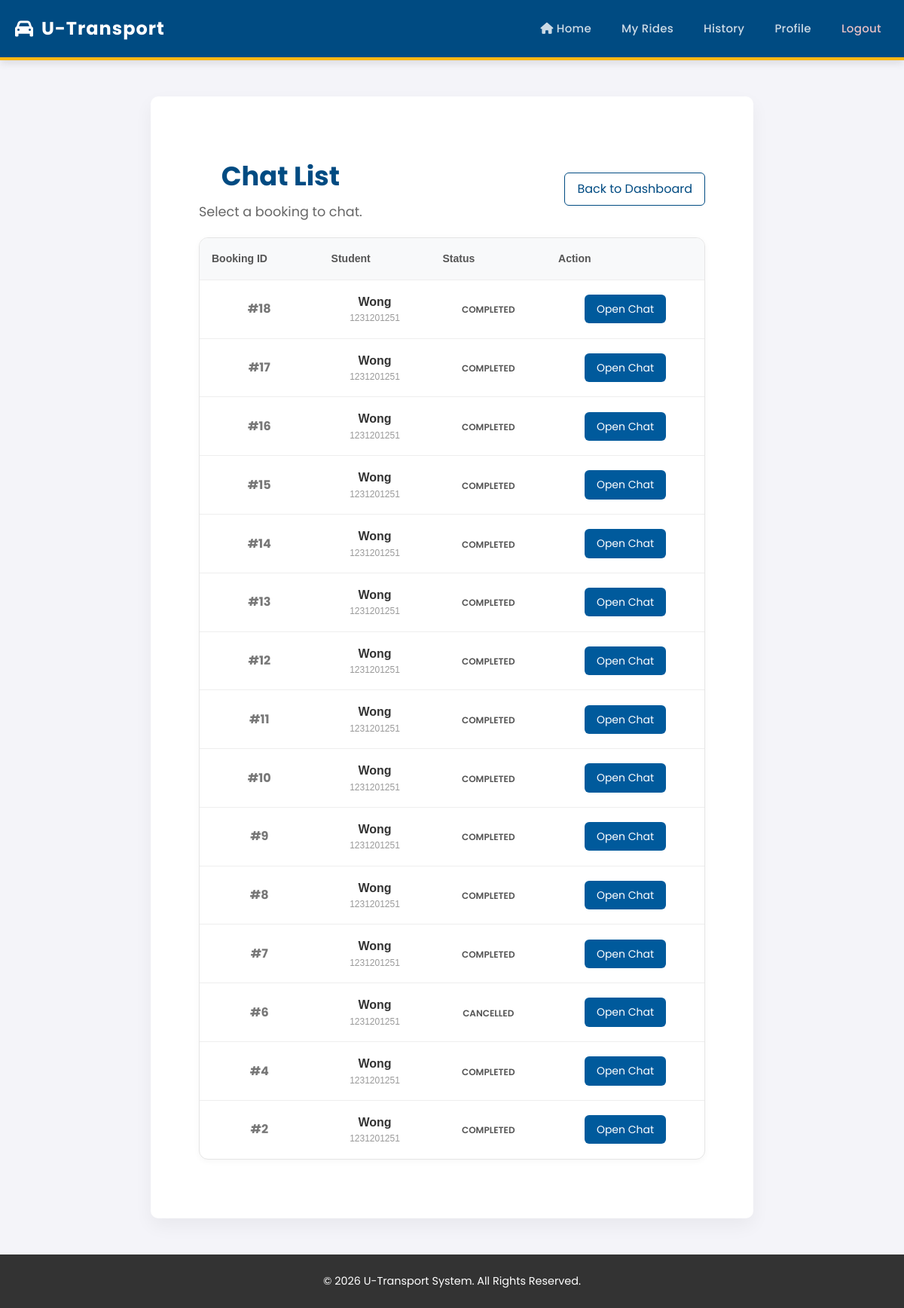
/driver_forum.php (signed in), run on the app's committed database.
### tables this page shows
CREATE TABLE `bookings` (
  `id` int(11) NOT NULL,
  `booking_ref` varchar(255) DEFAULT NULL,
  `student_id` varchar(50) NOT NULL,
  `driver_id` int(11) DEFAULT NULL,
  `destination` varchar(255) NOT NULL,
  `date_time` datetime NOT NULL,
  `passengers` int(11) NOT NULL,
  `vehicle_type` varchar(50) DEFAULT NULL,
  `pickup_point` varchar(255) NOT NULL,
  `remark` text DEFAULT NULL,
  `fare` decimal(10,2) DEFAULT 0.00,
  `status` varchar(50) DEFAULT 'Pending',
  `created_at` timestamp NOT NULL DEFAULT current_timestamp(),
  `payment_method` enum('Pending','Cash','DuitNow') DEFAULT 'Pending',
  `payment_status` enum('Unpaid','Paid') DEFAULT 'Unpaid'
);

### driver_forum.php (the view, shortened to what this page needs)
<?php
include "db_connect.php";
$driver_id = (int)$_SESSION['driver_id'];
$stmt = $conn->prepare("
    SELECT
        b.id AS booking_id,
        b.status,
        b.student_id,
        COALESCE(s.name, 'Student') AS student_name,
        (SELECT COUNT(*) FROM ride_chat_messages m
         WHERE m.booking_ref = b.id
         AND m.sender_type != 'driver'
         AND m.is_read = 0) AS unread_count
    FROM bookings b
    LEFT JOIN students s ON s.student_id = b.student_id
    WHERE b.driver_id = ?
    ORDER BY b.id DESC
");
$stmt->bind_param("i", $driver_id);
$stmt->execute();
$result = $stmt->get_result();
include "header.php";
?>
<div class="forum-container">
  <div class="forum-header">
    <div>
      <h2 style="margin:0; color:#004b82;">Chat List</h2>
      <p style="margin:5px 0 0; color:#666;">Select a booking to chat.</p>
    </div>
    <a href="driver_dashboard.php" style="text-decoration:none; padding:8px 16px; border:1px solid #004b82; border-radius:6px; color:#004b82;">Back to Dashboard</a>
  </div>
  <div class="table-card">
    <table>
      <thead>
        <tr>
          <th>Booking ID</th>
          <th>Student</th>
          <th>Status</th>
          <th>Action</th>
        </tr>
      </thead>
      <tbody>
        <?php if ($result && $result->num_rows > 0): ?>
          <?php while ($row = $result->fetch_assoc()): ?>
            <tr>
              <td><span style="color:#777; font-weight:bold;">#<?php echo (int)$row['booking_id']; ?></span></td>
              <td>
                  <div style="font-weight:600;"><?php echo htmlspecialchars($row['student_name']); ?></div>
                  <div style="font-size:12px; color:#999;"><?php echo htmlspecialchars($row['student_id']); ?></div>
              </td>
              <td>
                  <span style="font-size:12px; font-weight:600; color:#555;">
                    <?php echo htmlspecialchars(strtoupper($row['status'])); ?>
                  </span>
              </td>
              <td>
                <a href="ride_chat.php?room=<?php echo (int)$row['booking_id']; ?>" class="btn-chat">
                  Open Chat
                </a>
              </td>
            </tr>
          <?php endwhile; ?>
        <?php else: ?>
          <tr><td colspan="4" style="text-align:center; padding:30px; color:#999;">No chats found.</td></tr>
        <?php endif; ?>
      </tbody>
    </table>
  </div>
</div>
<?php
include "footer.php";
?>

### style.css (style rules this page uses)
:root { --primary-color: #005A9C; --primary-dark: #004170; --secondary-color: #FDB813; --light-gray: #f4f4f9; --dark-gray: #333; --white-color: #ffffff; --shadow: 0 4px 6px rgba(0,0,0,0.1); }
* { margin: 0; padding: 0; box-sizing: border-box; }
body { font-family: 'Segoe UI', Tahoma, Geneva, Verdana, sans-serif; background-color: var(--light-gray); color: var(--dark-gray); line-height: 1.6; display: flex; flex-direction: column; min-height: 100vh; padding-bottom: 0; }
html { height: 100%; }
.content-area h2 { color: var(--primary-color); margin-bottom: 1rem; font-size: 2.2rem; }
.content-area p { font-size: 1.1rem; color: #666; margin-bottom: 2.5rem; }

### header.php (style rules this page uses)
body { font-family: 'Poppins', sans-serif !important; user-select: none; -webkit-user-select: none; cursor: default; padding-top: 80px; margin: 0; }
h1, h2, h3, h4, h5, h6, p, span, label, a, li, button, .swal2-popup { font-family: 'Poppins', sans-serif !important; }
a, button, .btn, .submit { cursor: pointer !important; }

### driver_forum.php (style rules this page uses)
.forum-container { max-width: 1000px; margin: 30px auto; padding: 0 16px; font-family: sans-serif; }
.forum-header { display: flex; justify-content: space-between; align-items: center; margin-bottom: 20px; }
.table-card { background: #fff; border: 1px solid #e5e5e5; border-radius: 12px; overflow: hidden; box-shadow: 0 2px 8px rgba(0,0,0,0.04); }
table { width: 100%; border-collapse: collapse; }
th { text-align: left; padding: 16px; background: #f8f9fa; color: #555; font-size: 14px; }
td { padding: 16px; border-top: 1px solid #eee; vertical-align: middle; }
.btn-chat { display: inline-flex; align-items: center; gap: 8px; padding: 8px 16px; border-radius: 6px; background: #005a9c; color: #fff; text-decoration: none; font-size: 14px; border: none; position: relative; }

### data on the page
bookings: id "18", student_name "Wong", student "1231201251", status "COMPLETED"
bookings: id "17", student_name "Wong", student "1231201251", status "COMPLETED"
bookings: id "16", student_name "Wong", student "1231201251", status "COMPLETED"
bookings: id "15", student_name "Wong", student "1231201251", status "COMPLETED"
bookings: id "14", student_name "Wong", student "1231201251", status "COMPLETED"
bookings: id "13", student_name "Wong", student "1231201251", status "COMPLETED"
bookings: id "12", student_name "Wong", student "1231201251", status "COMPLETED"
bookings: id "11", student_name "Wong", student "1231201251", status "COMPLETED"
bookings: id "10", student_name "Wong", student "1231201251", status "COMPLETED"
bookings: id "9", student_name "Wong", student "1231201251", status "COMPLETED"
bookings: id "8", student_name "Wong", student "1231201251", status "COMPLETED"
bookings: id "7", student_name "Wong", student "1231201251", status "COMPLETED"
bookings: id "6", student_name "Wong", student "1231201251", status "CANCELLED"
bookings: id "4", student_name "Wong", student "1231201251", status "COMPLETED"
bookings: id "2", student_name "Wong", student "1231201251", status "COMPLETED"
